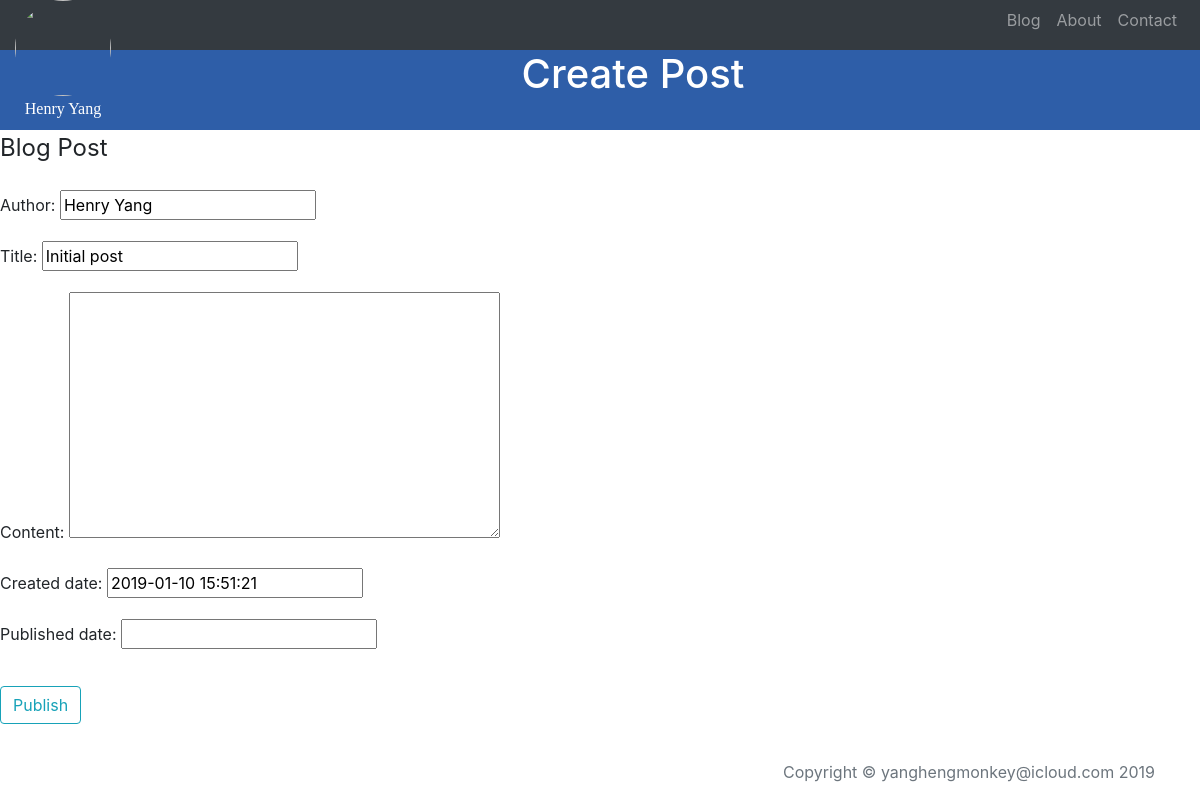
The app's page /blog/1/update/, older data.
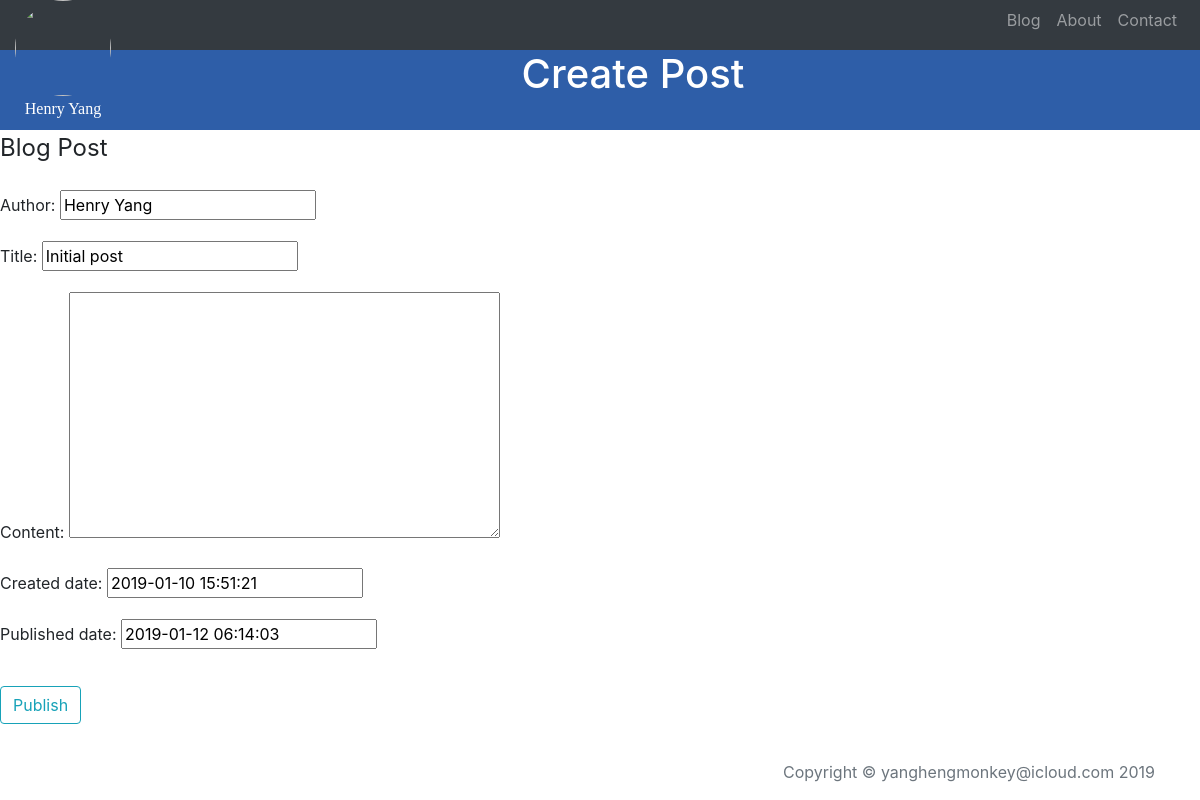
The same page, newer data.
### blog/models.py (models this page shows, shortened)
class Post(models.Model):
    title = models.CharField( max_length=200)
    author = models.CharField(max_length=50, default='Henry Yang')
    created_date = models.DateTimeField( default= timezone.now )
    published_date = models.DateTimeField( default= timezone.now )
    content = HTMLField( )
    post_logo = models.FileField(max_length=100, default='', blank=True)
    tags = TaggableManager()

### blog/views.py (the view)
# urls.py: url(r'^(?P<pk>[0-9]+)/update/$', views.PostUpdateView.as_view(), name='update'),
class PostUpdateView(UpdateView):
    model = Post
    template_name = 'blog/create.html'
    fields = [
        'author'
        ,'title'
        ,'content'
        ,'created_date'
        ,'published_date'
    ]

### blog/templates/blog/create.html (shortened to what this page needs)
{% extends 'base/base.html' %}
{% block page_header_content %}
<h1 class="text-center" style="color: white"> Create Post</h1>
{% endblock %}
{% block body %}
<div class="content-section">
    <form class='form-horizontal' action='' method='post' enctype='mulipoart/form-data'>
        <fieldset class="form-group" >
            <legend class="'border-bottom mb-4">Blog Post</legend>
            {{ form.as_p }}
        </fieldset>
        <div class="form-group" >
            <button class="btn btn-outline-info" type="submit"> Publish </button>
        </div>
    </form>
</div>
{% endblock %}

Row changes from the older to the newer data that the page shows:
changed Post "Henry Yang": published_date (not shown) → "2019-01-12 06:14:03"
